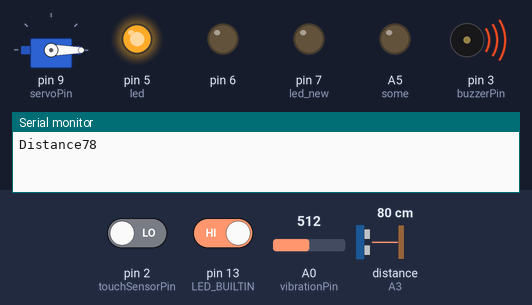
This sketch was run on a simulated Arduino Uno, built with avr-gcc and run on an emulated ATmega328P. Parts: servo, output pins drawn as LEDs (lit = HIGH), buzzer (waves = sounding, pin HIGH), the last lines printed to the serial monitor. Wiring (inferred from the names in the program): ultrasonic range finder: trigger A2; echo A3. Dashed ring = blinking. The test bench sets the inputs (shaded band); at power-on: distance to the obstacle (sensor on A3) 80 cm, pin 13 (LED_BUILTIN) HIGH, A0 (vibrationPin) = 512, pin 2 (touchSensorPin) LOW. The echo pulse lasts 58.3 µs per cm; pins used as bus, display or sensor lines are not drawn.

Above: at 2.8 s.
2.9 s: distance to the obstacle (sensor on A3) set to 13 cm
9.3 s: distance to the obstacle (sensor on A3) set to 9 cm
At 11.3 s:
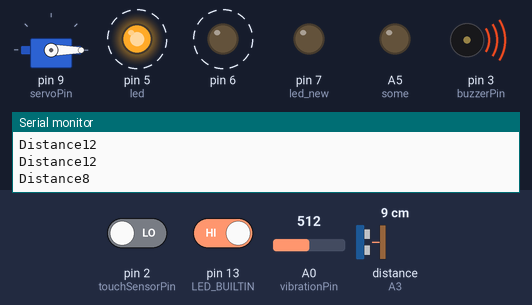
15.7 s: pin 13 (LED_BUILTIN) driven LOW
At 17.7 s:
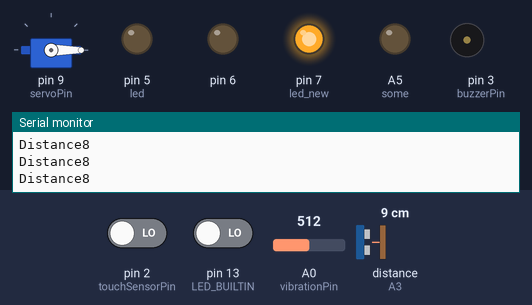
22.1 s: pin 13 (LED_BUILTIN) driven HIGH
At 23.69 s:
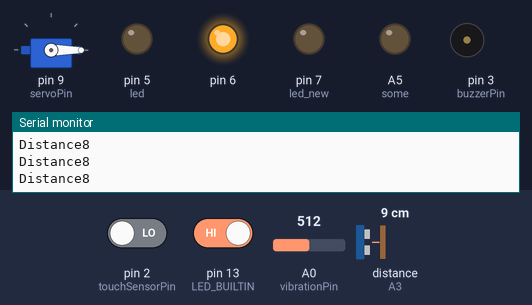
25.6 s: A0 (vibrationPin) set to 587
29.1 s: A0 (vibrationPin) set to 613
At 30.82 s:
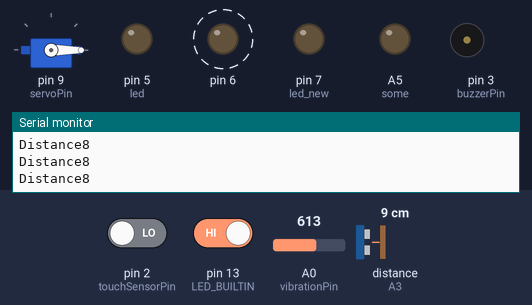
Timing chart, 0 to 33.6 s (numbered marks = the images above; inputs shaded):
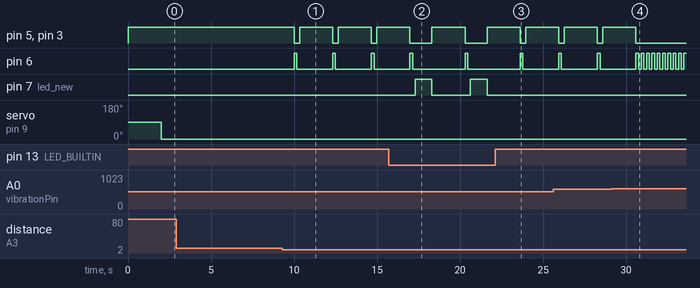

The sketch:

final_1.ino
```cpp
#include <Servo.h>
Servo myservo;

int touchSensorPin = 2;
const int vibrationPin = A0;
// Define the pin for the buzzer
int buzzerPin = 3;
int condition;
// Define the pin for the servo motor
int servoPin = 9;
#define trigPin A2
#define echoPin A3
#define some A5
long i;
long duration;
int led =5;
const int led_new = 7;

int maxIntensity = 255;


// Define the variables to track the touch sensor state and timing
int touchSensorState = LOW;
unsigned long touchStartTime = 0;
unsigned long touchDuration = 0;
unsigned long enterstarttime = 0;
unsigned long enterduration = 0;


void setup() {
  // Set the touch sensor pin as input
  pinMode(touchSensorPin, INPUT);

  // Set the buzzer pin as output
  pinMode(buzzerPin, OUTPUT);

  // Attach the servo motor to the servo pin
  myservo.attach(servoPin);
  pinMode(vibrationPin, INPUT);
  pinMode(trigPin, OUTPUT);
  pinMode(echoPin, INPUT);
  pinMode(some,OUTPUT);
  pinMode(13,INPUT);
  pinMode(led,OUTPUT);
  pinMode(led_new,OUTPUT);
  pinMode(6,OUTPUT);
  Serial.begin(9600);

}
void led_blink(void){
  int  val=digitalRead(13);
   if ( val == 0){
    digitalWrite(led_new,HIGH);
    delay(1000);
    digitalWrite(led_new,LOW);
   }
}

void loop() {
  led_blink();
  condition = analogRead(A0);
  if (condition < 600){
    digitalWrite(buzzerPin,HIGH);
    digitalWrite(led,HIGH);
    delay(2000);
    digitalWrite(buzzerPin,LOW);
    digitalWrite(led,LOW);
}
digitalWrite(trigPin,LOW);
delayMicroseconds(2);
digitalWrite(trigPin,HIGH);
delayMicroseconds(10);
digitalWrite(trigPin,LOW);

duration=pulseIn(echoPin,HIGH);

i=duration*0.017;
Serial.print("Distance");
Serial.println(i);


if (i<=10){
  digitalWrite(LED_BUILTIN,HIGH);
  // delay(20*i);
  digitalWrite(6,HIGH);
  delay(20*i);
  digitalWrite(LED_BUILTIN,LOW);
  // delay(20*i);
  digitalWrite(6,LOW);
  delay(20*i);
}


  myservo.write(0);
  int touchSensorValue = digitalRead(touchSensorPin); // Read the touch sensor value

  if (touchSensorValue == HIGH && touchSensorState == LOW) { // Check if the touch sensor is being touched for the first time
    touchStartTime = millis(); // Get the current time
    touchSensorState = HIGH; // Update the touch sensor state
  } else if (touchSensorValue == HIGH && touchSensorState == HIGH) { // Check if the touch sensor is still being touched
    touchDuration = millis() - touchStartTime; // Calculate the touch duration
  } else if (touchSensorValue == LOW && touchSensorState == HIGH) { // Check if the touch sensor has been released
    if (touchDuration >= 3000 && touchDuration <= 5000) { // Check if the touch duration is within the desired range

        myservo.write(180);

        enterstarttime=millis();

        while(millis()-enterstarttime<5000){
          digitalWrite(trigPin, LOW);
          delayMicroseconds(2);

          digitalWrite(trigPin, HIGH);
          delayMicroseconds(10);
          digitalWrite(trigPin, LOW);

          long duration = pulseIn(echoPin, HIGH);

          // convert duration to distance
          float distance = duration * 340 / 20000;
          }
        myservo.write(0);

      } else { // If the touch duration is outside the desired range
      digitalWrite(buzzerPin, HIGH); // Turn on the buzzer
      digitalWrite(led,HIGH);
      delay(100); // Wait for 100 milliseconds
      digitalWrite(buzzerPin, LOW); // Turn off the buzzer
      digitalWrite(led,LOW);
      delay(100); // Wait for 100 milliseconds
      digitalWrite(buzzerPin, HIGH); // Turn on the buzzer again
      digitalWrite(led,HIGH);
      delay(100); // Wait for 100 milliseconds
      digitalWrite(buzzerPin, LOW); // Turn off the buzzer again
      digitalWrite(led,LOW);
      delay(100);
      digitalWrite(buzzerPin, HIGH); // Turn on the buzzer
      digitalWrite(led,HIGH);
      delay(100); // Wait for 100 milliseconds
      digitalWrite(buzzerPin, LOW); // Turn off the buzzer
      digitalWrite(led,LOW);
      delay(100); // Wait for 100 milliseconds
      digitalWrite(buzzerPin, HIGH); // Turn on the buzzer again
      digitalWrite(led,HIGH);
      delay(100); // Wait for 100 milliseconds
      digitalWrite(buzzerPin, LOW);
      digitalWrite(led,LOW);
    }
    touchSensorState = LOW; // Reset the touch sensor state
    touchDuration = 0; // Reset the touch duration
  } else { // Check if the touch sensor is not being touched
    touchSensorState = LOW; // Reset the touch sensor state
    touchDuration = 0; // Reset the touch duration
    digitalWrite(buzzerPin,LOW);
  }}
```

Measured:
- the behaviour switches between 12 and 11 cm on distance to the obstacle (sensor on A3) (found by bisection; images 0 and 1)
- the behaviour switches between 599 and 600 on A0 (vibrationPin) (found by bisection; images 3 and 4)
- after the input at 9.3 s, pin 5 (led), pin 3 (buzzerPin): alternates HIGH for 2.0 s and LOW for 0.32 s, starting after 0.71 s; pin 6: alternates HIGH for 0.16 s and LOW for 2.2 s, starting after 0.71 s
- after the input at 15.7 s, pin 5 (led), pin 3 (buzzerPin): LOW → HIGH after 2.6 s, → LOW 2.0 s later, → HIGH 1.3 s later; pin 6: LOW → HIGH after 4.6 s, → LOW 0.16 s later; pin 7 (led_new): alternates HIGH for 1.0 s and LOW for 2.3 s, starting after 1.6 s
- after the input at 22.1 s, pin 7 (led_new): stays LOW (without the input it goes to HIGH after 1.8 s)
- after the input at 29.1 s, pin 5 (led), pin 3 (buzzerPin): goes on until 30.6 s, then stays LOW; pin 6: alternates HIGH for 0.16 s and LOW for 0.16 s, starting after 1.8 s
